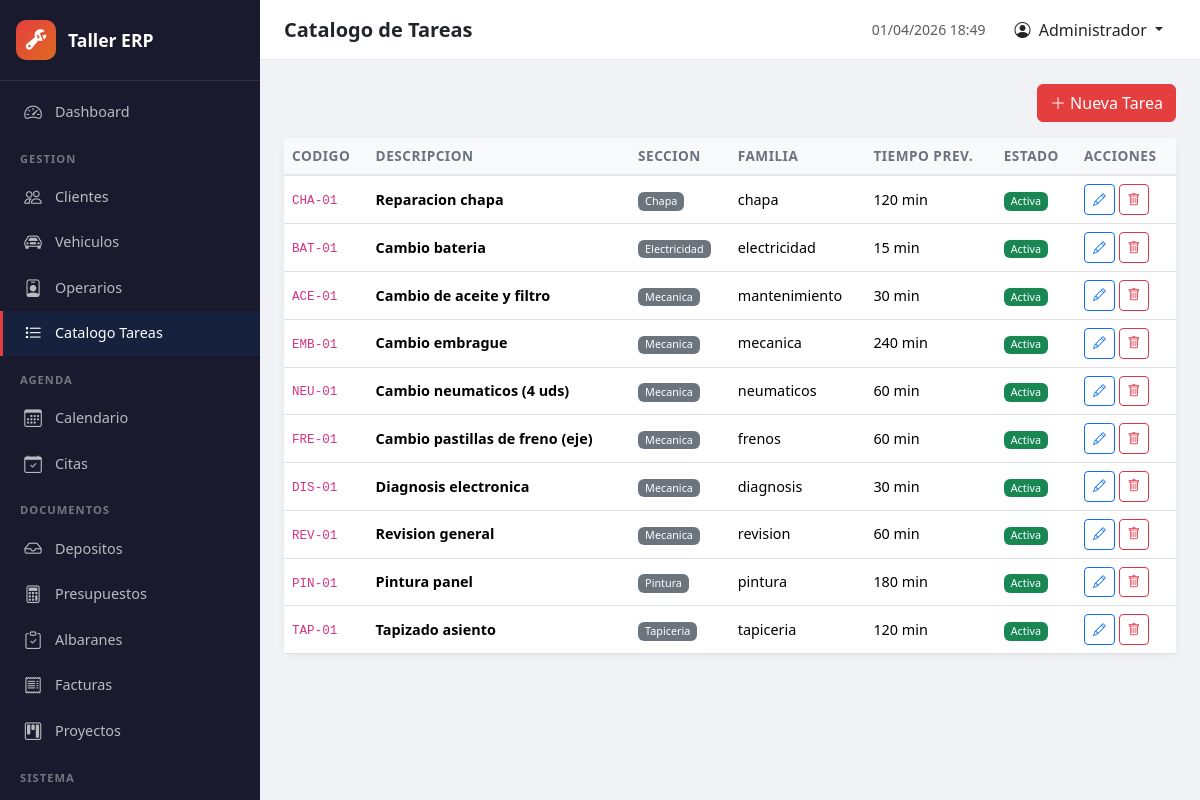
/index.php?c=tarea (signed in), run on the app's committed database.
### tables this page shows
CREATE TABLE IF NOT EXISTS tareas (
    id INT AUTO_INCREMENT PRIMARY KEY,
    id_tarea VARCHAR(50) DEFAULT '',
    descripcion VARCHAR(150) DEFAULT '',
    seccion VARCHAR(50) DEFAULT '',
    familia VARCHAR(50) DEFAULT '',
    tiempo_previsto INT DEFAULT 0,
    activo VARCHAR(2) DEFAULT 'SI',
    created_at DATETIME DEFAULT CURRENT_TIMESTAMP,
    updated_at DATETIME DEFAULT CURRENT_TIMESTAMP ON UPDATE CURRENT_TIMESTAMP,
    INDEX idx_seccion (seccion)
);

### core/Controller.php (called while the page is built, shortened)
<?php
class Controller {
    protected function view($name, $data = []) {
        extract($data);
        $viewFile = __DIR__ . '/../views/' . $name . '.php';
        include $viewFile;
        $content = ob_get_clean();
        include __DIR__ . '/../views/layout/master.php';
    }
}

### controllers/TareaController.php (called while the page is built, shortened)
<?php
class TareaController extends Controller {
    public function index() {
        $tareas = TareaCatalogo::findAll('1=1', [], 'seccion ASC, descripcion ASC');
        $this->view('tareas/index', ['pageTitle' => 'Catalogo de Tareas', 'tareas' => $tareas]);
    }
}

### core/Router.php (called while the page is built, shortened)
<?php
class Router {
    public function dispatch() {
        $action = $_GET['a'] ?? 'index';
        $action = preg_replace('/[^a-zA-Z0-9_]/', '', $action);
        $instance = new $controllerClass();
        $instance->$action();
    }
}

### index.php (called while the page is built, shortened)
<?php
require_once __DIR__ . '/core/Helpers.php';
require_once __DIR__ . '/core/Model.php';
require_once __DIR__ . '/core/Controller.php';
require_once __DIR__ . '/core/Router.php';
$router = new Router();
$router->dispatch();

### core/Model.php (called while the page is built, shortened)
<?php
class Model {
    protected static $table = '';
    public static function getDB() {
        return getDB();
    }
    public static function findAll($where = '', $params = [], $order = 'id DESC', $limit = '') {
        $db = self::getDB();
        $sql = "SELECT * FROM " . static::$table;
        if ($where) $sql .= " WHERE $where";
        $sql .= " ORDER BY $order";
        $stmt = $db->prepare($sql);
        $stmt->execute($params);
        return $stmt->fetchAll();
    }
}

### core/Helpers.php (called while the page is built, shortened)
<?php
function e($str) {
    return htmlspecialchars($str ?? '', ENT_QUOTES, 'UTF-8');
}
function currentUser() {
    return $_SESSION['user'] ?? null;
}

### views/tareas/index.php (the view, shortened to what this page needs)
<div class="d-flex justify-content-between align-items-center mb-3">
    <a href="index.php?c=tarea&a=create" class="btn btn-primary"><i class="bi bi-plus-lg me-1"></i>Nueva Tarea</a>
</div>
<div class="card table-card">
    <div class="card-body p-0">
        <div class="table-responsive">
            <table class="table table-hover mb-0">
                <thead><tr><th>Codigo</th><th>Descripcion</th><th>Seccion</th><th>Familia</th><th>Tiempo Prev.</th><th>Estado</th><th width="100">Acciones</th></tr></thead>
                <tbody>
                <?php foreach ($tareas as $t): ?>
                    <tr class="<?= $t['activo'] !== 'SI' ? 'table-secondary' : '' ?>">
                        <td><code><?= e($t['id_tarea']) ?></code></td>
                        <td class="fw-semibold"><?= e($t['descripcion']) ?></td>
                        <td><span class="badge bg-secondary"><?= ucfirst(e($t['seccion'])) ?></span></td>
                        <td><?= e($t['familia']) ?></td>
                        <td><?= $t['tiempo_previsto'] ?> min</td>
                        <td><?= $t['activo'] === 'SI' ? '<span class="badge bg-success">Activa</span>' : '<span class="badge bg-secondary">Inactiva</span>' ?></td>
                        <td>
                            <a href="index.php?c=tarea&a=edit&id=<?= $t['id'] ?>" class="btn btn-sm btn-outline-primary btn-action"><i class="bi bi-pencil"></i></a>
                            <?php if ($t['activo'] === 'SI'): ?>
                                <a href="index.php?c=tarea&a=delete&id=<?= $t['id'] ?>" class="btn btn-sm btn-outline-danger btn-action btn-delete"><i class="bi bi-trash"></i></a>
                            <?php endif; ?>
                        </td>
                    </tr>
                <?php endforeach; ?>
                </tbody>
            </table>
        </div>
    </div>
</div>

### views/layout/master.php (shortened to what this page needs)
<!DOCTYPE html>
<html lang="es">
<head>
    <link href="https://cdn.jsdelivr.net/npm/bootstrap@5.3.3/dist/css/bootstrap.min.css" rel="stylesheet">
    <link href="https://cdn.jsdelivr.net/npm/bootstrap-icons@1.11.3/font/bootstrap-icons.min.css" rel="stylesheet">
    <link href="https://cdn.jsdelivr.net/npm/select2@4.1.0-rc.0/dist/css/select2.min.css" rel="stylesheet">
    <link href="https://cdn.jsdelivr.net/npm/select2-bootstrap-5-theme@1.3.0/dist/select2-bootstrap-5-theme.min.css" rel="stylesheet">
    <link href="https://cdn.jsdelivr.net/npm/sweetalert2@11/dist/sweetalert2.min.css" rel="stylesheet">
    <link href="assets/css/app.css" rel="stylesheet">
</head>
<body>
    <div class="wrapper">
        <?php include __DIR__ . '/sidebar.php'; ?>
        <div class="main-content" id="mainContent">
            <?php include __DIR__ . '/topbar.php'; ?>
            <div class="content-body">
                <?= $content ?>
            </div>
        </div>
    </div>
</body>
</html>

### views/layout/sidebar.php (shortened to what this page needs)
<?php $c = $_GET['c'] ?? 'dashboard'; ?>
<div class="sidebar" id="sidebar">
    <div class="sidebar-header">
        <div class="sidebar-logo">
            <i class="bi bi-wrench-adjustable"></i>
        </div>
        <span class="sidebar-title"><?= APP_NAME ?></span>
    </div>
    <nav class="sidebar-nav">
        <ul class="nav flex-column">
            <li class="nav-item">
                <a class="nav-link <?= $c === 'dashboard' ? 'active' : '' ?>" href="index.php?c=dashboard">
                    <i class="bi bi-speedometer2"></i>
                    <span>Dashboard</span>
                </a>
            </li>
            <li class="nav-header">GESTION</li>
            <li class="nav-item">
                <a class="nav-link <?= $c === 'cliente' ? 'active' : '' ?>" href="index.php?c=cliente">
                    <i class="bi bi-people"></i>
                    <span>Clientes</span>
                </a>
            </li>
            <li class="nav-item">
                <a class="nav-link <?= $c === 'vehiculo' ? 'active' : '' ?>" href="index.php?c=vehiculo">
                    <i class="bi bi-car-front"></i>
                    <span>Vehiculos</span>
                </a>
            </li>
            <li class="nav-item">
                <a class="nav-link <?= $c === 'operario' ? 'active' : '' ?>" href="index.php?c=operario">
                    <i class="bi bi-person-badge"></i>
                    <span>Operarios</span>
                </a>
            </li>
            <li class="nav-item">
                <a class="nav-link <?= $c === 'tarea' ? 'active' : '' ?>" href="index.php?c=tarea">
                    <i class="bi bi-list-task"></i>
                    <span>Catalogo Tareas</span>
                </a>
            </li>
            <li class="nav-header">AGENDA</li>
            <li class="nav-item">
                <a class="nav-link <?= $c === 'agenda' ? 'active' : '' ?>" href="index.php?c=agenda">
                    <i class="bi bi-calendar3"></i>
                    <span>Calendario</span>
                </a>
            </li>
            <li class="nav-item">
                <a class="nav-link <?= $c === 'cita' ? 'active' : '' ?>" href="index.php?c=cita">
                    <i class="bi bi-calendar-check"></i>
                    <span>Citas</span>
                </a>
            </li>
            <li class="nav-header">DOCUMENTOS</li>
            <li class="nav-item">
                <a class="nav-link <?= $c === 'deposito' ? 'active' : '' ?>" href="index.php?c=deposito">
                    <i class="bi bi-inbox"></i>
                    <span>Depositos</span>
                </a>
            </li>
            <li class="nav-item">
                <a class="nav-link <?= $c === 'presupuesto' ? 'active' : '' ?>" href="index.php?c=presupuesto">
                    <i class="bi bi-calculator"></i>
                    <span>Presupuestos</span>
                </a>
            </li>
            <li class="nav-item">
                <a class="nav-link <?= $c === 'albaran' ? 'active' : '' ?>" href="index.php?c=albaran">
                    <i class="bi bi-clipboard-check"></i>
                    <span>Albaranes</span>
                </a>
            </li>
            <li class="nav-item">
                <a class="nav-link <?= $c === 'factura' ? 'active' : '' ?>" href="index.php?c=factura">
                    <i class="bi bi-receipt"></i>
                    <span>Facturas</span>
                </a>
            </li>
            <li class="nav-item">
                <a class="nav-link <?= $c === 'proyecto' ? 'active' : '' ?>" href="index.php?c=proyecto">
                    <i class="bi bi-kanban"></i>
                    <span>Proyectos</span>
                </a>
            </li>
            <li class="nav-header">SISTEMA</li>
            <li class="nav-item">
                <a class="nav-link <?= $c === 'estadistica' ? 'active' : '' ?>" href="index.php?c=estadistica">
                </a>
            </li>
        </ul>
    </nav>
</div>

### views/layout/topbar.php (shortened to what this page needs)
<div class="topbar">
    <div class="d-flex align-items-center">
        <h5 class="mb-0 fw-bold"><?= e($pageTitle ?? 'Dashboard') ?></h5>
    </div>
    <div class="d-flex align-items-center gap-3">
        <span class="text-muted small d-none d-md-inline"><?= date('d/m/Y H:i') ?></span>
        <div class="dropdown">
            <button class="btn btn-link text-dark dropdown-toggle text-decoration-none" type="button" data-bs-toggle="dropdown">
                <i class="bi bi-person-circle me-1"></i>
                <span class="d-none d-md-inline"><?= e(currentUser()['nombre'] ?? '') ?></span>
            </button>
        </div>
    </div>
</div>

### assets/css/app.css (style rules this page uses)
:root { --sidebar-width: 260px; --sidebar-bg: #1a1a2e; --sidebar-hover: #16213e; --sidebar-active: #e53e3e; --topbar-height: 60px; --primary: #e53e3e; --primary-dark: #c53030; }
* { box-sizing: border-box; }
body { font-family: 'Segoe UI', system-ui, -apple-system, sans-serif; background: #f0f2f5; margin: 0; min-height: 100vh; }
.sidebar { position: fixed; top: 0; left: 0; width: var(--sidebar-width); height: 100vh; background: var(--sidebar-bg); color: #fff; z-index: 1040; display: flex; flex-direction: column; transition: transform 0.3s ease; overflow-y: auto; }
.sidebar-header { padding: 1.25rem 1rem; display: flex; align-items: center; gap: 0.75rem; border-bottom: 1px solid rgba(255,255,255,0.1); }
.sidebar-logo { width: 40px; height: 40px; background: linear-gradient(135deg, #e53e3e, #dd6b20); border-radius: 10px; display: flex; align-items: center; justify-content: center; flex-shrink: 0; }
.sidebar-logo i { font-size: 1.3rem; color: #fff; }
.sidebar-title { font-weight: 700; font-size: 1.1rem; white-space: nowrap; }
.sidebar-nav { padding: 0.5rem 0; flex: 1; }
.sidebar-nav .nav { padding: 0; }
.sidebar-nav .nav-header { padding: 1rem 1.25rem 0.4rem; font-size: 0.7rem; font-weight: 700; text-transform: uppercase; color: rgba(255,255,255,0.4); letter-spacing: 1px; }
.sidebar-nav .nav-link { color: rgba(255,255,255,0.7); padding: 0.6rem 1.25rem; display: flex; align-items: center; gap: 0.75rem; font-size: 0.9rem; transition: all 0.2s; border-left: 3px solid transparent; text-decoration: none; }
.sidebar-nav .nav-link.active { color: #fff; background: var(--sidebar-hover); border-left-color: var(--sidebar-active); }
.sidebar-nav .nav-link i { font-size: 1.1rem; width: 20px; text-align: center; }
.main-content { margin-left: var(--sidebar-width); min-height: 100vh; transition: margin 0.3s; }
.topbar { height: var(--topbar-height); background: #fff; border-bottom: 1px solid #e5e7eb; display: flex; align-items: center; justify-content: space-between; padding: 0 1.5rem; position: sticky; top: 0; z-index: 1020; }
.content-body { padding: 1.5rem; }
.table-card { border: none; border-radius: 12px; box-shadow: 0 2px 8px rgba(0,0,0,0.06); }
.table thead th { background: #f8f9fa; font-weight: 600; font-size: 0.85rem; text-transform: uppercase; color: #6b7280; letter-spacing: 0.5px; border-bottom: 2px solid #e5e7eb; }
.table td { vertical-align: middle; font-size: 0.9rem; }
.btn-primary { background: var(--primary); border-color: var(--primary); }
.btn-action { padding: 0.3rem 0.5rem; font-size: 0.8rem; }
.badge { font-weight: 500; padding: 0.35em 0.65em; }

### data on the page
tareas: id_tarea "CHA-01", descripcion "Reparacion chapa", seccion "Chapa", familia "chapa", tiempo_previsto "120", activo "Activa"
tareas: id_tarea "BAT-01", descripcion "Cambio bateria", seccion "Electricidad", familia "electricidad", tiempo_previsto "15", activo "Activa"
tareas: id_tarea "ACE-01", descripcion "Cambio de aceite y filtro", seccion "Mecanica", familia "mantenimiento", tiempo_previsto "30", activo "Activa"
tareas: id_tarea "EMB-01", descripcion "Cambio embrague", seccion "Mecanica", familia "mecanica", tiempo_previsto "240", activo "Activa"
tareas: id_tarea "NEU-01", descripcion "Cambio neumaticos (4 uds)", seccion "Mecanica", familia "neumaticos", tiempo_previsto "60", activo "Activa"
tareas: id_tarea "FRE-01", descripcion "Cambio pastillas de freno (eje)", seccion "Mecanica", familia "frenos", tiempo_previsto "60", activo "Activa"
tareas: id_tarea "DIS-01", descripcion "Diagnosis electronica", seccion "Mecanica", familia "diagnosis", tiempo_previsto "30", activo "Activa"
tareas: id_tarea "REV-01", descripcion "Revision general", seccion "Mecanica", familia "revision", tiempo_previsto "60", activo "Activa"
tareas: id_tarea "PIN-01", descripcion "Pintura panel", seccion "Pintura", familia "pintura", tiempo_previsto "180", activo "Activa"
tareas: id_tarea "TAP-01", descripcion "Tapizado asiento", seccion "Tapiceria", familia "tapiceria", tiempo_previsto "120", activo "Activa"

### other printed values
APP_NAME "Taller ERP"
$pageTitle "Catalogo de Tareas"
currentUser()['nombre'] "Administrador"
